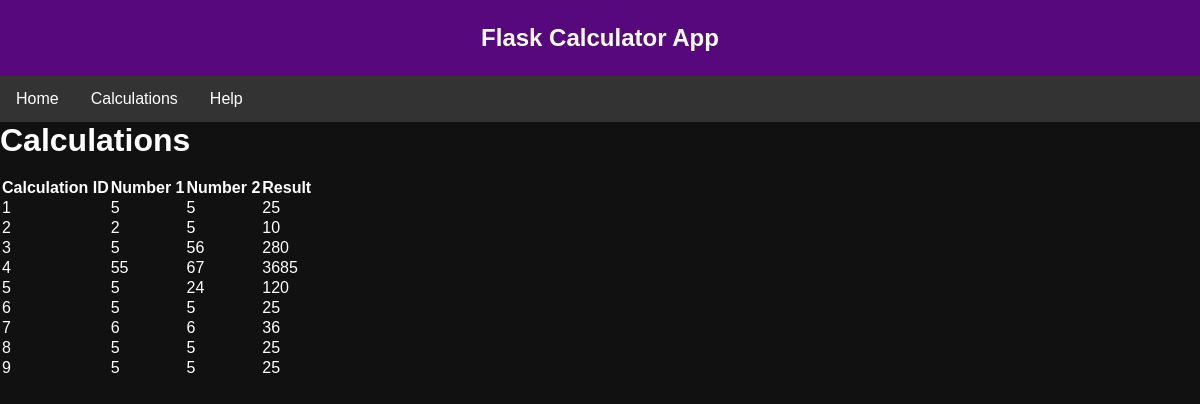
Page /calculations on the committed database.
### app/models.py (models this page shows, shortened)
class calculation(db.Model):
    calcID = db.Column(db.Integer, primary_key=True)
    num1 = db.Column(db.Integer, nullable=False)
    num2 = db.Column(db.Integer, nullable=False)
    result = db.Column(db.Integer, nullable=False)

### app/routes.py (the view)
@app.route('/calculations')
def calculations():
    Calculations = calculation.query.all()
    return render_template('calculations.html', title='Calculations', rows=Calculations)

### app/templates/calculations.html
{% extends "base.html" %}
{% block content %}
<h1>Calculations</h1>
<br>
<table>
    <tr>
        <th>Calculation ID</th>
        <th>Number 1</th>
        <th>Number 2</th>
        <th>Result</th>
    </tr>
    {% for row in rows %}
    <tr>
        <td>{{ row.calcID }}</td>
        <td>{{ row.num1 }}</td>
        <td>{{ row.num2 }}</td>
        <td>{{ row.result }}</td>
    </tr>
    {% endfor %}
</table>
<br>
{% endblock %}

### app/templates/base.html (shortened to what this page needs)
<!DOCTYPE html>
<html lang="en">
  <head>
    <link rel="stylesheet" href="static/style.css"/>
  </head>
  <body>
    <div class="header">
        <h2>Flask Calculator App</h2>
    </div>
    <ul id="ul">
        <li id="li"><a id="lia" href="/">Home</a></li>
        <li id="li"><a id="lia" href="/calculations">Calculations</a></li>
        <li id="li"><a id="lia" href="/newpage">Help</a></li>
    </ul>
    {% block content %}
    {% endblock %}
</body>
</html>

### app/static/style.css (style rules this page uses)
* { margin: 0; padding: 0; box-sizing: border-box; }
body { font-family: sans-serif; background: #111; color: white; }
.header { text-align: center; padding: 1.5rem 0; background: rgba(152, 0, 223, 0.527); }
ul { list-style-type: none; margin: 0; padding: 0; overflow: hidden; background-color: #333; }
li { float: left; }
li a { display: block; color: white; text-align: center; padding: 14px 16px; text-decoration: none; }

### rows in the picture
calculation: calcID "1", num1 "5", num2 "5", result "25"
calculation: calcID "2", num1 "2", num2 "5", result "10"
calculation: calcID "3", num1 "5", num2 "56", result "280"
calculation: calcID "4", num1 "55", num2 "67", result "3685"
calculation: calcID "5", num1 "5", num2 "24", result "120"
calculation: calcID "6", num1 "5", num2 "5", result "25"
calculation: calcID "7", num1 "6", num2 "6", result "36"
calculation: calcID "8", num1 "5", num2 "5", result "25"
calculation: calcID "9", num1 "5", num2 "5", result "25"
